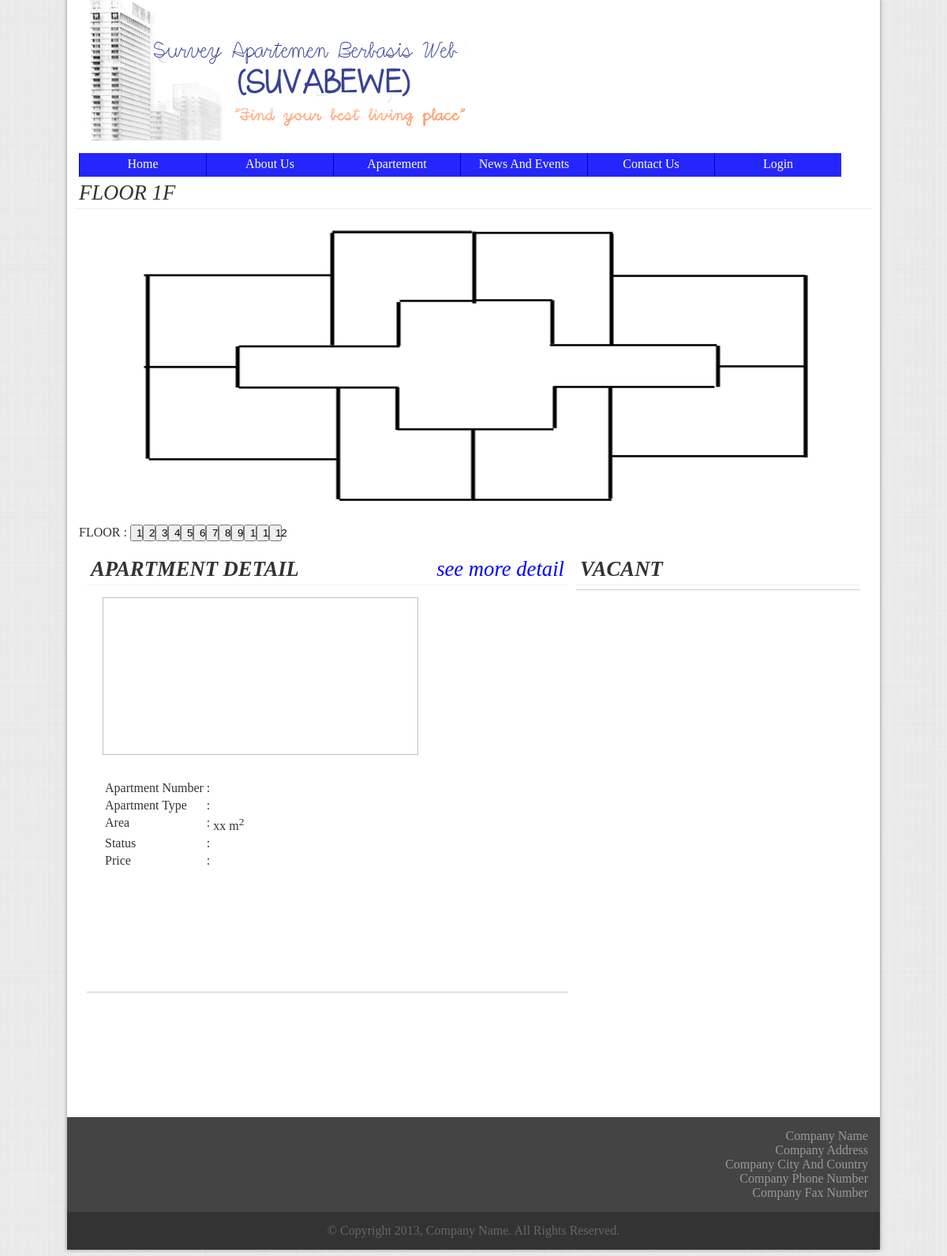
The app's page /file/apartment.php, older data.
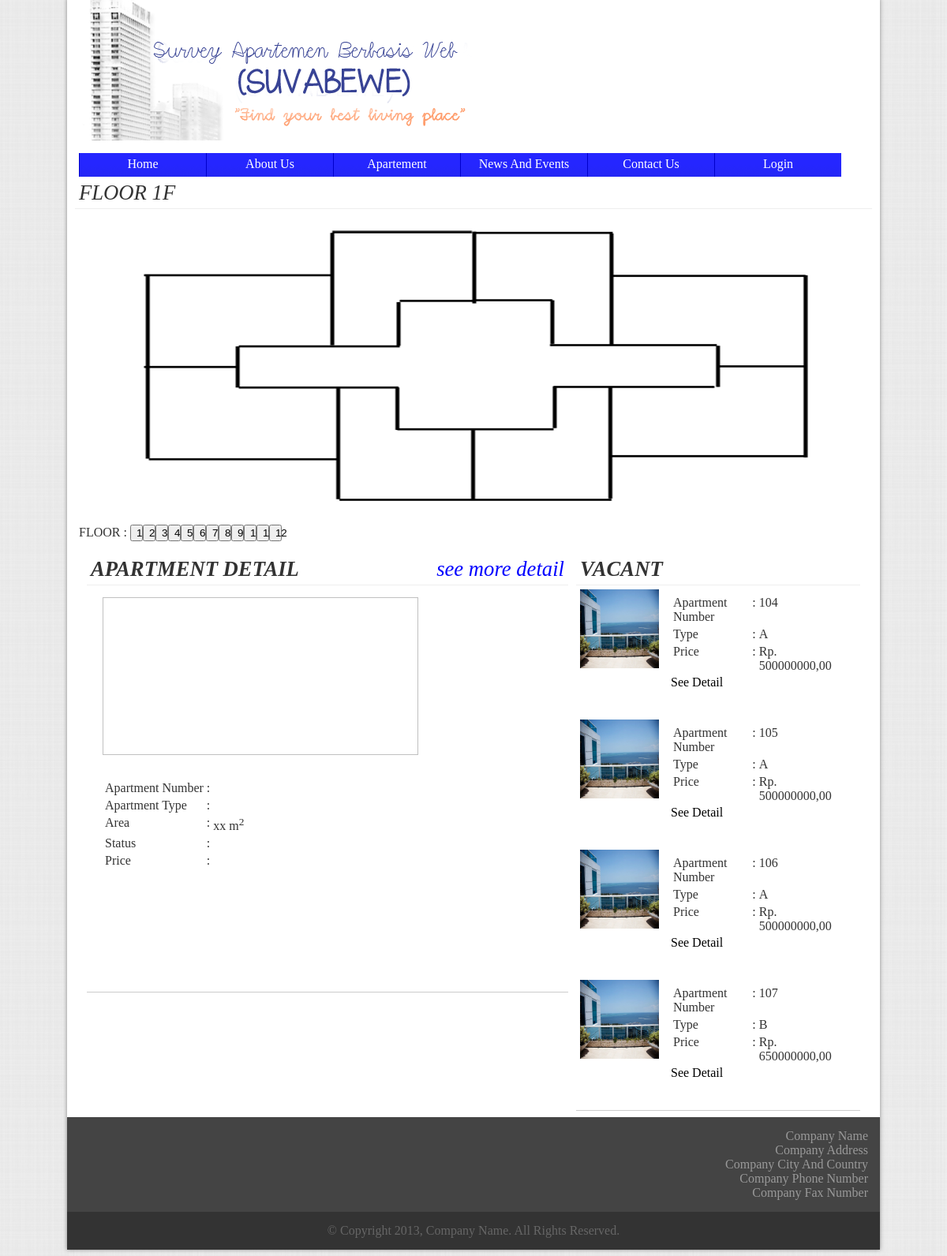
The same page, newer data.
### tables this page shows
CREATE TABLE IF NOT EXISTS `apartemen` (
  `no_kamar` int(5) NOT NULL,
  `type_kamar` varchar(1) NOT NULL,
  `spec_kamar` text NOT NULL,
  `password` text NOT NULL,
  `nama_pemilik` text NOT NULL,
  `email` text NOT NULL,
  `available` tinyint(1) NOT NULL DEFAULT '1',
  `harga` int(20) NOT NULL,
  `booked` tinyint(1) NOT NULL DEFAULT '0',
  `booked_fee` int(20) NOT NULL,
  `booked_date` date NOT NULL,
  `tagihan_listrik` int(20) NOT NULL,
  `tagihan_air` int(20) NOT NULL,
  `gambar_tidur1` text NOT NULL,
  `gambar_tidur2` text NOT NULL,
  `gambar_tidur3` text NOT NULL,
  `gambar_makan` text NOT NULL,
  `gambar_dapur` text NOT NULL,
  `gambar_mandi` text NOT NULL,
  `gambar_tamu` text NOT NULL,
  `gambar_balkon` text NOT NULL,
  PRIMARY KEY (`no_kamar`)
);

### file/apartment.php (the view, shortened to what this page needs)
<html>
	<head>
		<link rel="stylesheet" href="../css/templates.css" type="text/css" />
	</head>
	<body onLoad="setPage(1)">
		<div class="wrapper" id="wrapper">
			<?php include_once ('header.php');?>
			<div style="margin-top:5px;margin-bottom:5px;">
					<div id="lantai" class="sectionheader bottomline"></div>
					<img src="../img/floorplanedit.png" usemap="#peta" >
					<div>
						FLOOR :
						<?php
							for ($i = 1; $i <= 12; $i++)
							{
								echo "<button class='apartmentfloor' onClick='setPage(" . $i . ")'>" . $i . "</button>";
							}
						?>
					</div>
	</div>
			<div class="container" style="height:700px">
				<div class="section apartmentsec">
					<div class="sectionheader bottomline">
						<b>APARTMENT DETAIL</b><a id="seedetail" class="sectionheaderlink">see more detail</a>
					</div>
					<div class="sectioncontent apartmentsecimgcon">
						<img align="middle" id="gambar" class="apartmentsecimg"/>
					</div>
					<div class="sectioncontent apartmentseccon">
						<table>
							<tr>
								<td valign="top">Apartment Number</td>
								<td valign="top">:</td>
								<td valign="top" id="no_kamar"></td>
							</tr>
							<tr>
								<td valign="top">Apartment Type</td>
								<td valign="top">:</td>
								<td valign="top" id="tipe_kamar"></td>
							</tr>
							<tr>
								<td valign="top">Area</td>
								<td valign="top">:</td>
								<td valign="top">xx m<sup>2</sup></td>
							</tr>
							<tr>
								<td valign="top">Status</td>
								<td valign="top">:</td>
								<td valign="top" id="status"></td>
							</tr>
							<tr>
								<td valign="top">Price</td>
								<td valign="top">:</td>
								<td valign="top" id="harga"></td>
							</tr>
						</table>
					</div>
				</div>
				<div class="section sideapartmentsec">
					<div class="sectionheader bottomline">
						<b>VACANT</b>
					</div>
					<?php
						$c = 0;
						$pilihtabel = mysql_query("SELECT * FROM apartemen");
						while($row=mysql_fetch_array ($pilihtabel))
						{
							if (($row['available'] == 1) & ($row['booked'] == 0) & ($c < 4) & ($row['no_kamar'] != 100))
							{
								echo "
									<div class='sectioncontent sideapartmentseccon'>
										<div style='float:left'><img src='../img/" . $row['gambar_balkon'].  "' class='sideaparmentimg'/></div>
										<div class='sideaparmentcondet'>
											<table>
												<tr>
													<td valign='top'>Apartment Number</td>
													<td valign='top'>:</td>
													<td valign='top'>" . $row['no_kamar'] . "</td>
												</tr>
												<tr>
													<td valign='top'>Type</td>
													<td valign='top'>:</td>
													<td valign='top'>" . $row['type_kamar'] . "</td>
												</tr>
												<tr>
													<td valign='top'>Price</td>
													<td valign='top'>:</td>
													<td valign='top'>Rp. " . $row['harga'] .",00</td>
												</tr>
											</table>
											<a href='apartmentdetail.php?id=" . $row['no_kamar'] . "'>See Detail</a>
										</div>
									</div>
								";
								$c = $c + 1;
							}
						}
					?>
				</div>
			</div>
		</div>
	</body>
</html>

Row changes from the older to the newer data that the page shows:
added apartemen: gambar_balkon (picture), no_kamar "104", type_kamar "A", harga "500000000"
added apartemen: gambar_balkon (picture), no_kamar "105", type_kamar "A", harga "500000000"
added apartemen: gambar_balkon (picture), no_kamar "106", type_kamar "A", harga "500000000"
added apartemen: gambar_balkon (picture), no_kamar "107", type_kamar "B", harga "650000000"
